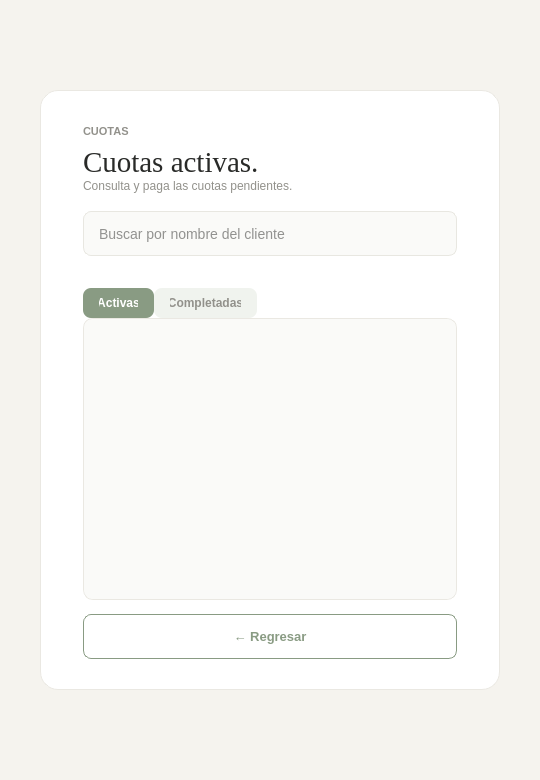
<?xml version="1.0" encoding="UTF-8"?>
<ui version="4.0">
 <class>VentanaCuotasClass</class>
 <widget class="QWidget" name="VentanaCuotasClass">
  <property name="geometry">
   <rect>
    <x>0</x>
    <y>0</y>
    <width>540</width>
    <height>780</height>
   </rect>
  </property>
  <property name="minimumSize">
   <size>
    <width>480</width>
    <height>680</height>
   </size>
  </property>
  <property name="windowTitle">
   <string>Cuotas activas</string>
  </property>
  <property name="styleSheet">
   <string notr="true">#VentanaCuotasClass {
	background-color: #F5F3EE;
}
#softCard {
	background-color: #FFFFFF;
	border: 1px solid #EAE8E2;
	border-radius: 18px;
}
QLabel#eyebrow {
	color: #92918B;
	font-family: &quot;Segoe UI&quot;;
	font-size: 11px;
	font-weight: 600;
}
QLabel#title {
	color: #292A28;
	font-family: Georgia;
	font-size: 29px;
}
QLabel#subtitle {
	color: #92918B;
	font-family: &quot;Segoe UI&quot;;
	font-size: 12px;
}
QLabel#lblEstado {
	color: #92918B;
	font-family: &quot;Segoe UI&quot;;
	font-size: 12px;
}
QLabel#lblEstado[error=&quot;true&quot;] {
	color: #B3261E;
}
QLineEdit {
	background-color: #FAFAF8;
	color: #292A28;
	border: 1px solid #E8E7E1;
	border-radius: 8px;
	font-family: &quot;Segoe UI&quot;;
	font-size: 14px;
	padding: 0 13px;
	min-height: 43px;
}
QLineEdit:focus {
	border: 1px solid #899B83;
}
QTabWidget::pane {
	background: #FAFAF8;
	border: 1px solid #EAE8E2;
	border-radius: 10px;
}
QTabBar::tab {
	background: #F0F3EE;
	color: #92918B;
	border-radius: 8px;
	padding: 8px 16px;
	font-family: &quot;Segoe UI&quot;;
	font-size: 12px;
	font-weight: 600;
}
QTabBar::tab:selected {
	background: #899B83;
	color: #FFFFFF;
}
QListWidget#listaCuotas, QListWidget#listaCompletadas {
	background: #FAFAF8;
	border: none;
	border-radius: 10px;
	padding: 6px;
	font-family: &quot;Segoe UI&quot;;
	font-size: 13px;
	color: #292A28;
	outline: none;
}
QListWidget#listaCuotas::item, QListWidget#listaCompletadas::item {
	padding: 12px 10px;
	border-radius: 6px;
}
QListWidget#listaCuotas::item:hover, QListWidget#listaCuotas::item:selected,
QListWidget#listaCompletadas::item:hover, QListWidget#listaCompletadas::item:selected {
	background: #E5EAE2;
	color: #292A28;
}
QPushButton#btnRegresar {
	background-color: #FFFFFF;
	color: #899B83;
	border: 1px solid #899B83;
	border-radius: 8px;
	min-height: 43px;
	font-family: &quot;Segoe UI&quot;;
	font-size: 13px;
	font-weight: 600;
}
QPushButton#btnRegresar:hover {
	background-color: #F0F3EE;
	color: #788B72;
}
QPushButton#btnRegresar:pressed {
	background-color: #E5EAE2;
}
</string>
  </property>
  <layout class="QVBoxLayout" name="layoutExterior">
   <property name="leftMargin">
    <number>24</number>
   </property>
   <property name="topMargin">
    <number>24</number>
   </property>
   <property name="rightMargin">
    <number>24</number>
   </property>
   <property name="bottomMargin">
    <number>24</number>
   </property>
   <item>
    <spacer name="spacerSuperior">
     <property name="orientation">
      <enum>Qt::Orientation::Vertical</enum>
     </property>
     <property name="sizeHint" stdset="0">
      <size>
       <width>20</width>
       <height>40</height>
      </size>
     </property>
    </spacer>
   </item>
   <item>
    <layout class="QHBoxLayout" name="filaTarjeta">
     <item>
      <spacer name="spacerIzquierdo">
       <property name="orientation">
        <enum>Qt::Orientation::Horizontal</enum>
       </property>
       <property name="sizeHint" stdset="0">
        <size>
         <width>40</width>
         <height>20</height>
        </size>
       </property>
      </spacer>
     </item>
     <item>
      <widget class="QFrame" name="softCard">
       <property name="minimumSize">
        <size>
         <width>460</width>
         <height>600</height>
        </size>
       </property>
       <property name="frameShape">
        <enum>QFrame::Shape::NoFrame</enum>
       </property>
       <layout class="QVBoxLayout" name="contenido">
        <property name="spacing">
         <number>0</number>
        </property>
        <property name="leftMargin">
         <number>42</number>
        </property>
        <property name="topMargin">
         <number>34</number>
        </property>
        <property name="rightMargin">
         <number>42</number>
        </property>
        <property name="bottomMargin">
         <number>30</number>
        </property>
        <item>
         <widget class="QLabel" name="eyebrow">
          <property name="text">
           <string>CUOTAS</string>
          </property>
         </widget>
        </item>
        <item>
         <spacer name="spacerEyebrow">
          <property name="orientation">
           <enum>Qt::Orientation::Vertical</enum>
          </property>
          <property name="sizeType">
           <enum>QSizePolicy::Policy::Fixed</enum>
          </property>
          <property name="sizeHint">
           <size>
            <width>20</width>
            <height>8</height>
           </size>
          </property>
         </spacer>
        </item>
        <item>
         <widget class="QLabel" name="title">
          <property name="text">
           <string>Cuotas activas.</string>
          </property>
         </widget>
        </item>
        <item>
         <widget class="QLabel" name="subtitle">
          <property name="text">
           <string>Consulta y paga las cuotas pendientes.</string>
          </property>
         </widget>
        </item>
        <item>
         <spacer name="spacerSubtitulo">
          <property name="orientation">
           <enum>Qt::Orientation::Vertical</enum>
          </property>
          <property name="sizeType">
           <enum>QSizePolicy::Policy::Fixed</enum>
          </property>
          <property name="sizeHint">
           <size>
            <width>20</width>
            <height>18</height>
           </size>
          </property>
         </spacer>
        </item>
        <item>
         <widget class="QLineEdit" name="txtBuscar">
          <property name="placeholderText">
           <string>Buscar por nombre del cliente</string>
          </property>
          <property name="clearButtonEnabled">
           <bool>true</bool>
          </property>
         </widget>
        </item>
        <item>
         <spacer name="spacerBuscar">
          <property name="orientation">
           <enum>Qt::Orientation::Vertical</enum>
          </property>
          <property name="sizeType">
           <enum>QSizePolicy::Policy::Fixed</enum>
          </property>
          <property name="sizeHint">
           <size>
            <width>20</width>
            <height>8</height>
           </size>
          </property>
         </spacer>
        </item>
        <item>
         <widget class="QLabel" name="lblEstado">
          <property name="minimumSize">
           <size>
            <width>0</width>
            <height>18</height>
           </size>
          </property>
          <property name="text">
           <string/>
          </property>
          <property name="wordWrap">
           <bool>true</bool>
          </property>
         </widget>
        </item>
        <item>
         <spacer name="spacerEstado">
          <property name="orientation">
           <enum>Qt::Orientation::Vertical</enum>
          </property>
          <property name="sizeType">
           <enum>QSizePolicy::Policy::Fixed</enum>
          </property>
          <property name="sizeHint">
           <size>
            <width>20</width>
            <height>6</height>
           </size>
          </property>
         </spacer>
        </item>
        <item>
         <widget class="QTabWidget" name="tabs">
          <property name="minimumSize">
           <size>
            <width>0</width>
            <height>260</height>
           </size>
          </property>
          <property name="currentIndex">
           <number>0</number>
          </property>
          <widget class="QWidget" name="paginaActivas">
           <attribute name="title">
            <string>Activas</string>
           </attribute>
           <layout class="QVBoxLayout" name="layoutActivas">
            <property name="leftMargin">
             <number>0</number>
            </property>
            <property name="topMargin">
             <number>0</number>
            </property>
            <property name="rightMargin">
             <number>0</number>
            </property>
            <property name="bottomMargin">
             <number>0</number>
            </property>
            <item>
             <widget class="QListWidget" name="listaCuotas">
              <property name="selectionMode">
               <enum>QAbstractItemView::SelectionMode::SingleSelection</enum>
              </property>
             </widget>
            </item>
           </layout>
          </widget>
          <widget class="QWidget" name="paginaCompletadas">
           <attribute name="title">
            <string>Completadas</string>
           </attribute>
           <layout class="QVBoxLayout" name="layoutCompletadas">
            <property name="leftMargin">
             <number>0</number>
            </property>
            <property name="topMargin">
             <number>0</number>
            </property>
            <property name="rightMargin">
             <number>0</number>
            </property>
            <property name="bottomMargin">
             <number>0</number>
            </property>
            <item>
             <widget class="QListWidget" name="listaCompletadas">
              <property name="selectionMode">
               <enum>QAbstractItemView::SelectionMode::SingleSelection</enum>
              </property>
             </widget>
            </item>
           </layout>
          </widget>
         </widget>
        </item>
        <item>
         <spacer name="spacerLista">
          <property name="orientation">
           <enum>Qt::Orientation::Vertical</enum>
          </property>
          <property name="sizeType">
           <enum>QSizePolicy::Policy::Fixed</enum>
          </property>
          <property name="sizeHint">
           <size>
            <width>20</width>
            <height>14</height>
           </size>
          </property>
         </spacer>
        </item>
        <item>
         <widget class="QPushButton" name="btnRegresar">
          <property name="text">
           <string>← Regresar</string>
          </property>
         </widget>
        </item>
       </layout>
      </widget>
     </item>
     <item>
      <spacer name="spacerDerecho">
       <property name="orientation">
        <enum>Qt::Orientation::Horizontal</enum>
       </property>
       <property name="sizeHint" stdset="0">
        <size>
         <width>40</width>
         <height>20</height>
        </size>
       </property>
      </spacer>
     </item>
    </layout>
   </item>
   <item>
    <spacer name="spacerInferiorExterior">
     <property name="orientation">
      <enum>Qt::Orientation::Vertical</enum>
     </property>
     <property name="sizeHint" stdset="0">
      <size>
       <width>20</width>
       <height>40</height>
      </size>
     </property>
    </spacer>
   </item>
  </layout>
 </widget>
 <resources/>
 <connections/>
</ui>
